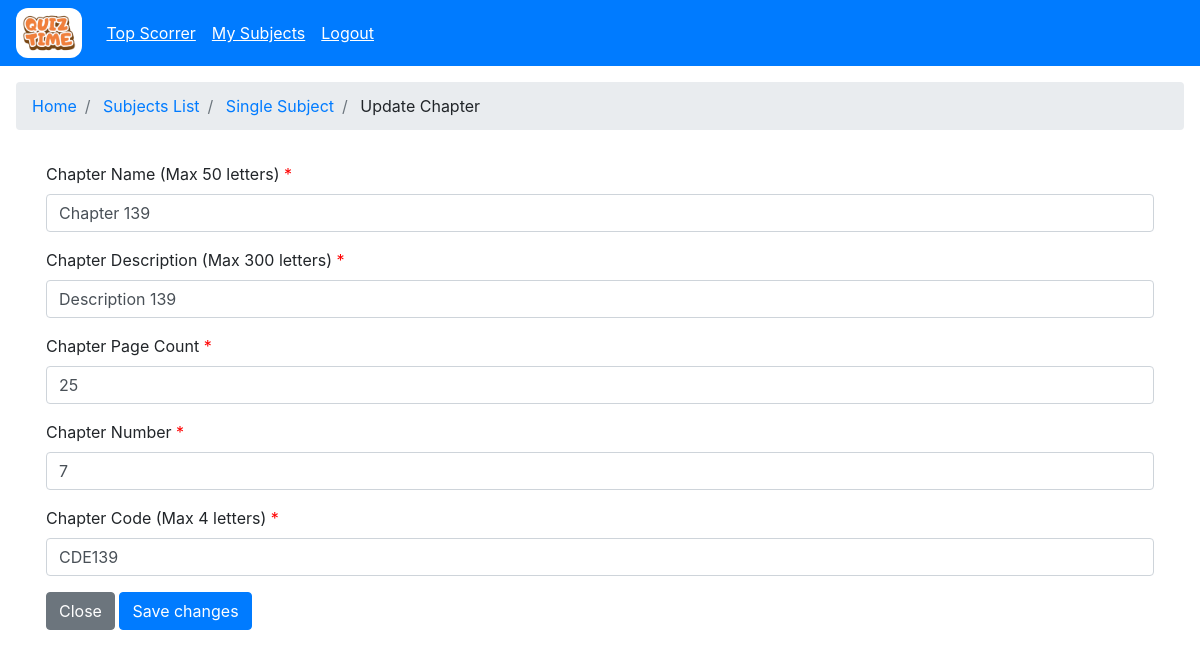
The app's page /admin/subject/chapter/update?chap_id=010db951-aa00-4149-80a0-66c276a7f68a&sub_id=d78b01c6-6599-4280-97ee-bf315c352f7a (signed in) with its own data.
### models/model.py (models this page shows)
class Chapter(db.Model):
    __tablename__='chapters'
    id=db.Column(db.VARCHAR(100), primary_key=True)
    name=db.Column(db.VARCHAR(100), nullable=False)
    description=db.Column(db.VARCHAR(100), nullable=False)
    subject_id=db.Column(db.VARCHAR(100), db.ForeignKey('subjects.id'), nullable=False)
    created_at = db.Column(db.TIMESTAMP, nullable=False)
    updated_at = db.Column(db.TIMESTAMP, nullable=False)
    chapter_number=db.Column(db.Integer, nullable=False)
    code=db.Column(db.VARCHAR(100), nullable=False)
    pages=db.Column(db.Integer, nullable=False)

### controllers/admin/admin_subject.py (the view)
@subject.route("/chapter/update", methods=['GET', 'POST'])
@login_required
@swag_from({
    "tags": ["Admin"],
    "description": "Update a chapter",
    "summary": "Update a chapter",
    "parameters": [
        {
            "in": "query",
            "name": "chap_id",
            "required": True,
            "type": "string",
            "description": "Chapter id"
        },
        {
            "in": "query",
            "name": "sub_id",
            "required": True,
            "type": "string",
            "description": "Subject id"
        },
    ],
    "responses": {
        200: {
            "description": "Chapter updated successfully"
        },
        404: {
            "description": "Chapter not found"
        }
    }
})
@role_required("admin")
def update_chapter():
    chap_id = request.args.get("chap_id", "")
    sub_id = request.args.get("sub_id", "")
    if not chap_id:
        return flash_and_redirect("Chapter is required", "danger", url_for("subject.admin_subject"))
    chap = Chapter.query.filter_by(id=chap_id).first()
    if not chap:
        return flash_and_redirect("Chapter not found", "danger", url_for("subject.view_subject", sub_id=sub_id))
    if request.method=='POST':
        fields = [
            ("name", request.form.get('name'), lambda v: bool(v), "Name is required"),
            ("description", request.form.get('description'), lambda v: bool(v), "Description is required"),
            ("code", request.form.get('code'), lambda v: bool(v), "Code is required"),
            ("pages", request.form.get('pages'), lambda v: v.isdigit() and int(v) > 0, "Pages must be greater than 0"),
            ("chapter_number", request.form.get('chapter_number'), lambda v: v.isdigit() and int(v) > 0, "Chapter number must be greater than 0"),
        ]
        invalid_field = validate_fields(fields)
        if invalid_field:
            return render_template('admin/admin_chapter_manage.html', chap=chap, sub_id=sub_id)
        chap.name = request.form.get('name')
        chap.description = request.form.get('description')
        chap.code = request.form.get('code')
        chap.pages = int(request.form.get('pages'))
        chap.chapter_number = int(request.form.get('chapter_number'))
        chap.updated_at = datetime.now()
        try:
            db.session.commit()
            return flash_and_redirect("Chapter updated successfully", "success", url_for("subject.view_subject", sub_id=sub_id))
        except Exception as e:
            db.session.rollback()
            return flash_and_redirect(f"An error occurred: {e}", "danger", url_for("subject.view_subject", sub_id=sub_id))
    else:
        return render_template("admin/chapter/admin_chapter_manage.html", chap=chap, sub_id=sub_id)

### app.py (called while the page is built)
    @login_manager.user_loader
    def load_user(user_id):
        return User.query.get(user_id)

### controllers/decorator.py (called while the page is built)
def role_required(role):
    def decorator(func):
        @wraps(func)
        def wrapper(*args, **kwargs):
            if not current_user.is_authenticated:
                return redirect(url_for("auth.login_post"))
            if current_user.user_type != role and session.get("user_type") != role:
                if current_user.user_type == "admin":
                    return redirect(url_for("admin.admin_home"))
                return redirect(url_for("user.user_home"))
            return func(*args, **kwargs)
        return wrapper
    return decorator

### templates/admin/chapter/admin_chapter_manage.html (shortened to what this page needs)
{% extends "base.html" %} {% block title %} Manage Chapter {% endblock %} {%
block content %} {% include "admin/admin_wrapper.html" %}
<section class="p-3">
  <nav aria-label="breadcrumb">
    <ol class="breadcrumb">
      <li class="breadcrumb-item"><a href="/admin">Home</a></li>
      <li class="breadcrumb-item">
        <a href="/admin/subject/?skip=0&take=25">Subjects List</a>
      </li>
      <li class="breadcrumb-item">
        <a href="/admin/subject/view?sub_id={{ sub_id }}">Single Subject</a>
      </li>
      <li class="breadcrumb-item" aria-current="page">
        {% if chap %}Update Chapter{% else %}New Chapter{% endif %}
      </li>
    </ol>
  </nav>
  <section class="d-flex flex-column align-items-center justify-content-center">
    <form
      method="post"
      class="container p-3"
      action="{% if chap %}/admin/subject/chapter/update?sub_id={{ sub_id }}&chap_id={{ chap.id }}{% else %}/admin/subject/chapter/new?sub_id={{ sub_id }}{% endif %}"
    >
      <div>
        <div class="form-group">
          <label for="exampleInputName1"
            >Chapter Name (Max 50 letters)
            <span class="required">*</span></label
          >
          <input
            type="text"
            class="form-control"
            id="exampleInputName1"
            name="name"
            maxlength="50"
            aria-describedby="nameHelp"
            placeholder="Enter Chapter Name"
            value="{{ chap.name if chap else '' }}"
          />
        </div>
        <div class="form-group">
          <label for="exampleInputDescription1"
            >Chapter Description (Max 300 letters)
            <span class="required">*</span></label
          >
          <input
            type="text"
            class="form-control"
            name="description"
            multiple
            min="4"
            maxlength="300"
            value="{{ chap.description if chap else '' }}"
            id="exampleInputDescription1"
            placeholder="Enter Chapter Description"
          />
        </div>
        <div class="form-group">
          <label for="exampleInputPages1"
            >Chapter Page Count <span class="required">*</span></label
          >
          <input
            type="number"
            class="form-control"
            id="exampleInputPages1"
            max="100"
            name="pages"
            value="{{ chap.pages if chap else '' }}"
            placeholder="Enter Chapter Page Count"
          />
        </div>
        <div class="form-group">
          <label for="exampleInputChapterNo1"
            >Chapter Number <span class="required">*</span></label
          >
          <input
            type="number"
            class="form-control"
            id="exampleInputChapterNo1"
            name="chapter_number"
            value="{{ chap.chapter_number if chap else '' }}"
            placeholder="Enter Chapter Number"
          />
        </div>
        <div class="form-group">
          <label for="exampleInputCode1"
            >Chapter Code (Max 4 letters) <span class="required">*</span></label
          >
          <input
            type="text"
            class="form-control"
            id="exampleInputCode1"
            maxlength="4"
            name="code"
            value="{{ chap.code if chap else '' }}"
            placeholder="Enter Chapter Code"
          />
        </div>
      </div>
      <div>
        <button type="button" class="btn btn-secondary" data-dismiss="modal">
          <a
            href="/admin/subject/view?sub_id={{ sub_id }}&skip=0&take=25"
            class="text-white"
            >Close</a
          >
        </button>
        <button type="submit" class="btn btn-primary">Save changes</button>
      </div>
    </form>
  </section>
</section>
{% endblock %}

### static/css/style.css (style rules this page uses)
.required { color: red; }

### records on screen
Chapter: name "Chapter 139", description "Description 139", pages "25", chapter_number "7", code "CDE139"
